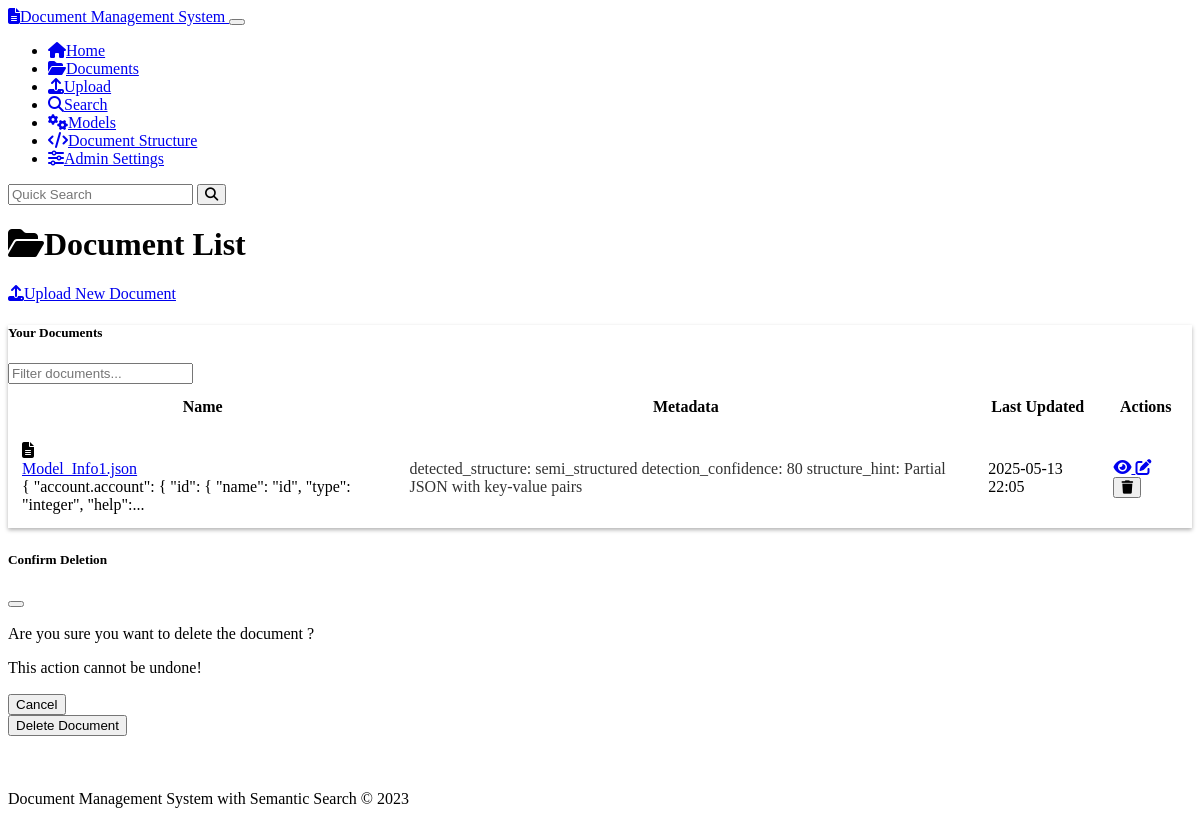
Screenshot of /documents with the database file from the repository.
### models.py (models this page shows, shortened)
class Document(db.Model):
    id = db.Column(db.String(36), primary_key=True, default=lambda: str(uuid.uuid4()))
    name = db.Column(db.String(255), nullable=False)
    content = db.Column(db.Text, nullable=False)
    mime_type = db.Column(db.String(100), nullable=False)
    created_at = db.Column(db.DateTime, default=datetime.datetime.utcnow)
    updated_at = db.Column(db.DateTime, default=datetime.datetime.utcnow, onupdate=datetime.datetime.utcnow)
    chunks = db.relationship('Chunk', backref='document', cascade='all, delete-orphan')
    doc_metadata = db.relationship('Metadata', backref='document', cascade='all, delete-orphan')

class Metadata(db.Model):
    id = db.Column(db.String(36), primary_key=True, default=lambda: str(uuid.uuid4()))
    document_id = db.Column(db.String(36), db.ForeignKey('document.id'), nullable=False)
    key = db.Column(db.String(100), nullable=False)
    value = db.Column(db.String(255), nullable=False)

### routes.py (the view)
@app.route('/documents')
def document_list():
    documents = Document.query.order_by(Document.updated_at.desc()).all()
    documents_with_metadata = []
    for doc in documents:
        doc_metadata = Metadata.query.filter_by(document_id=doc.id).all()
        documents_with_metadata.append({
            'document': doc,
            'metadata': doc_metadata
        })
    return render_template('document_list.html', documents=documents_with_metadata)

### templates/document_list.html (shortened to what this page needs)
{% extends 'base.html' %}
{% block content %}
<div class="row mb-4">
    <div class="col-md-6">
        <h1><i class="fas fa-folder-open me-2"></i>Document List</h1>
    </div>
    <div class="col-md-6 text-md-end">
        <a href="{{ url_for('upload') }}" class="btn btn-primary">
            <i class="fas fa-upload me-1"></i>Upload New Document
        </a>
    </div>
</div>
{% if documents %}
    <div class="row mb-4">
        <div class="col-12">
            <div class="card">
                <div class="card-header">
                    <div class="row align-items-center">
                        <div class="col-md-6">
                            <h5 class="mb-0">Your Documents</h5>
                        </div>
                        <div class="col-md-6">
                            <input type="text" id="document-search" class="form-control" placeholder="Filter documents...">
                        </div>
                    </div>
                </div>
                <div class="table-responsive">
                    <table class="table table-hover align-middle mb-0">
                        <thead>
                            <tr>
                                <th>Name</th>
                                <th>Metadata</th>
                                <th>Last Updated</th>
                                <th class="text-center">Actions</th>
                            </tr>
                        </thead>
                        <tbody>
                            {% for doc_item in documents %}
                                <tr class="document-row">
                                    <td>
                                        <div class="d-flex align-items-center">
                                            <i class="fas fa-file-alt text-muted me-2"></i>
                                            <div>
                                                <a href="{{ url_for('document_view', document_id=doc_item.document.id) }}" class="text-decoration-none">
                                                    {{ doc_item.document.name }}
                                                </a>
                                                <div class="small text-muted">
                                                    {{ (doc_item.document.content[:100] + '...') if doc_item.document.content|length > 100 else doc_item.document.content }}
                                                </div>
                                            </div>
                                        </div>
                                    </td>
                                    <td>
                                        {% if doc_item.metadata %}
                                            {% for meta in doc_item.metadata %}
                                                <span class="badge bg-secondary me-1">
                                                    {{ meta.key }}: {{ meta.value }}
                                                </span>
                                            {% endfor %}
                                        {% else %}
                                            <span class="text-muted">No metadata</span>
                                        {% endif %}
                                    </td>
                                    <td>{{ doc_item.document.updated_at.strftime('%Y-%m-%d %H:%M') }}</td>
                                    <td>
                                        <div class="btn-group">
                                            <a href="{{ url_for('document_view', document_id=doc_item.document.id) }}"
                                               class="btn btn-sm btn-outline-info" title="View Document">
                                                <i class="fas fa-eye"></i>
                                            </a>
                                            <a href="{{ url_for('document_edit', document_id=doc_item.document.id) }}"
                                               class="btn btn-sm btn-outline-warning" title="Edit Document">
                                                <i class="fas fa-edit"></i>
                                            </a>
                                            <button type="button" class="btn btn-sm btn-outline-danger delete-document"
                                                    data-document-id="{{ doc_item.document.id }}"
                                                    data-document-name="{{ doc_item.document.name }}"
                                                    title="Delete Document">
                                                <i class="fas fa-trash"></i>
                                            </button>
                                        </div>
                                    </td>
                                </tr>
                            {% endfor %}
                        </tbody>
                    </table>
                </div>
            </div>
        </div>
    </div>
{% else %}
    <div class="alert alert-info">
        <i class="fas fa-info-circle me-2"></i>No documents found. <a href="{{ url_for('upload') }}">Upload your first document</a>!
    </div>
{% endif %}
<div class="modal fade" id="deleteDocumentModal" tabindex="-1" aria-labelledby="deleteDocumentModalLabel" aria-hidden="true">
    <div class="modal-dialog">
        <div class="modal-content">
            <div class="modal-header">
                <h5 class="modal-title" id="deleteDocumentModalLabel">Confirm Deletion</h5>
                <button type="button" class="btn-close" data-bs-dismiss="modal" aria-label="Close"></button>
            </div>
            <div class="modal-body">
                <p>Are you sure you want to delete the document <strong id="delete-document-name"></strong>?</p>
                <p class="text-danger">This action cannot be undone!</p>
            </div>
            <div class="modal-footer">
                <button type="button" class="btn btn-secondary" data-bs-dismiss="modal">Cancel</button>
                <form id="delete-document-form" method="post">
                    <button type="submit" class="btn btn-danger">Delete Document</button>
                </form>
            </div>
        </div>
    </div>
</div>
{% endblock %}

### static/css/custom.css (style rules this page uses)
body { min-height: 100vh; display: flex; flex-direction: column; }
.badge.bg-secondary { opacity: 0.8; }
.card { box-shadow: 0 0.125rem 0.25rem rgba(0, 0, 0, 0.3); margin-bottom: 1.5rem; }
.card-header { font-weight: 500; }
.btn { font-weight: 500; }
.btn-primary { background-color: var(--bs-primary); border-color: var(--bs-primary); }
.table > :not(caption) > * > * { padding: 0.75rem; }
.modal-header { border-bottom: 1px solid rgba(255, 255, 255, 0.1); }
.modal-footer { border-top: 1px solid rgba(255, 255, 255, 0.1); }

### rows the page displays
Document: document.name "Model_Info1.json", content "{ \"account.account\": { \"id\": { \"name\": \"id\", \"type\": \"integer\", \"help\":...", document.updated_at "2025-05-13 22:05"
Metadata: key "detected_structure", value "semi_structured"
Metadata: key "detection_confidence", value "80"
Metadata: key "structure_hint", value "Partial JSON with key-value pairs"
